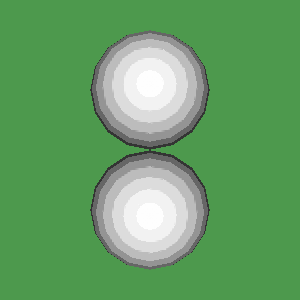

Recreate this plot in Python.
#!/usr/bin/env python

# Read a multi-patch STL file and render.

import os

import vtkmodules.vtkInteractionStyle  # noqa: F401
import vtkmodules.vtkRenderingFreeType  # noqa: F401
import vtkmodules.vtkRenderingOpenGL2  # noqa: F401

from vtkmodules.vtkIOGeometry import vtkSTLReader
from vtkmodules.vtkRenderingCore import (
    vtkActor,
    vtkPolyDataMapper,
    vtkRenderWindow,
    vtkRenderWindowInteractor,
    vtkRenderer,
)

# Source
data_dir = os.environ.get("VPE_DATA_DIR", os.path.dirname(os.path.abspath(__file__)))

# Read multi-patch STL file
stl_reader = vtkSTLReader()
stl_reader.SetFileName(os.path.join(data_dir, "multiple_patches.stl"))
stl_reader.Update()

# Mapper
poly_mapper = vtkPolyDataMapper()
poly_mapper.SetInputConnection(stl_reader.GetOutputPort())

# Actor
stl_actor = vtkActor()
stl_actor.SetMapper(poly_mapper)

# Renderer
renderer = vtkRenderer()
renderer.AddActor(stl_actor)
renderer.SetBackground(0.3, 0.6, 0.3)

# Render window
render_window = vtkRenderWindow()
render_window.AddRenderer(renderer)
render_window.SetWindowName("stl reader multiple patches")
render_window.SetMultiSamples(0)
render_window.SetSize(300, 300)

# Interactor
interactor = vtkRenderWindowInteractor()
interactor.SetRenderWindow(render_window)

# Scene
renderer.ResetCamera()

interactor.Initialize()
interactor.Start()
